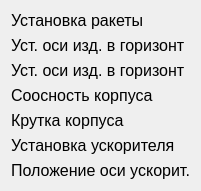
     <widget class="QWidget" name="layoutWidget">
      <property name="geometry">
       <rect>
        <x>30</x>
        <y>40</y>
        <width>191</width>
        <height>141</height>
       </rect>
      </property>
      <layout class="QVBoxLayout" name="verticalLayout_26">
       <item>
        <widget class="QLabel" name="label_80">
         <property name="font">
          <font>
           <pointsize>12</pointsize>
          </font>
         </property>
         <property name="text">
          <string>Установка ракеты</string>
         </property>
        </widget>
       </item>
       <item>
        <widget class="QLabel" name="label_81">
         <property name="font">
          <font>
           <pointsize>12</pointsize>
          </font>
         </property>
         <property name="text">
          <string>Уст. оси изд. в горизонт</string>
         </property>
        </widget>
       </item>
       <item>
        <widget class="QLabel" name="label_82">
         <property name="font">
          <font>
           <pointsize>12</pointsize>
          </font>
         </property>
         <property name="text">
          <string>Уст. оси изд. в горизонт</string>
         </property>
        </widget>
       </item>
       <item>
        <widget class="QLabel" name="label_83">
         <property name="font">
          <font>
           <pointsize>12</pointsize>
          </font>
         </property>
         <property name="text">
          <string>Соосность корпуса</string>
         </property>
        </widget>
       </item>
       <item>
        <widget class="QLabel" name="label_84">
         <property name="font">
          <font>
           <pointsize>12</pointsize>
          </font>
         </property>
         <property name="text">
          <string>Крутка корпуса</string>
         </property>
        </widget>
       </item>
       <item>
        <widget class="QLabel" name="label_85">
         <property name="font">
          <font>
           <pointsize>12</pointsize>
          </font>
         </property>
         <property name="text">
          <string>Установка ускорителя</string>
         </property>
        </widget>
       </item>
       <item>
        <widget class="QLabel" name="label_86">
         <property name="font">
          <font>
           <pointsize>12</pointsize>
          </font>
         </property>
         <property name="text">
          <string>Положение оси ускорит.</string>
         </property>
        </widget>
       </item>
      </layout>
     </widget>
